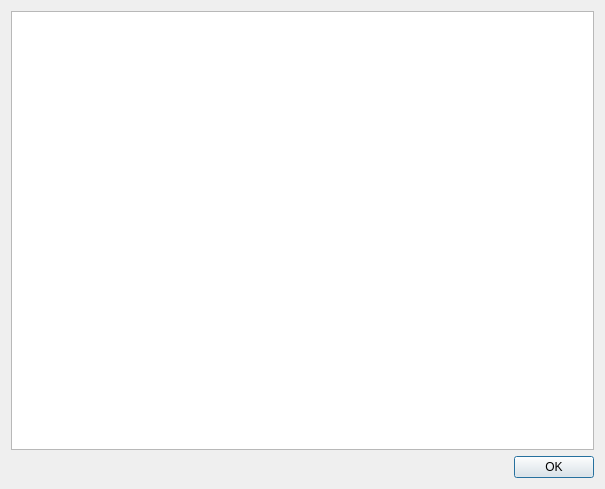
<?xml version="1.0" encoding="UTF-8"?>
<ui version="4.0">
 <class>ErrorBox</class>
 <widget class="QDialog" name="ErrorBox">
  <property name="geometry">
   <rect>
    <x>0</x>
    <y>0</y>
    <width>605</width>
    <height>489</height>
   </rect>
  </property>
  <property name="minimumSize">
   <size>
    <width>400</width>
    <height>150</height>
   </size>
  </property>
  <property name="windowTitle">
   <string>Erebus</string>
  </property>
  <property name="windowIcon">
   <iconset resource="../client/erebus.qrc">
    <normaloff>:/images/logo32.png</normaloff>:/images/logo32.png</iconset>
  </property>
  <layout class="QVBoxLayout" name="dialogLayout" stretch="0,0,0">
   <item>
    <layout class="QVBoxLayout" name="verticalLayout"/>
   </item>
   <item>
    <widget class="QPlainTextEdit" name="textDetails">
     <property name="lineWrapMode">
      <enum>QPlainTextEdit::NoWrap</enum>
     </property>
     <property name="readOnly">
      <bool>true</bool>
     </property>
     <property name="plainText">
      <string notr="true"/>
     </property>
    </widget>
   </item>
   <item>
    <layout class="QHBoxLayout" name="dlgButtonsLayout">
     <item>
      <spacer name="horizontalSpacer">
       <property name="orientation">
        <enum>Qt::Horizontal</enum>
       </property>
       <property name="sizeHint" stdset="0">
        <size>
         <width>40</width>
         <height>20</height>
        </size>
       </property>
      </spacer>
     </item>
     <item>
      <widget class="QPushButton" name="buttonOk">
       <property name="text">
        <string>OK</string>
       </property>
       <property name="default">
        <bool>true</bool>
       </property>
      </widget>
     </item>
    </layout>
   </item>
  </layout>
 </widget>
 <resources>
  <include location="../client/erebus.qrc"/>
 </resources>
 <connections>
  <connection>
   <sender>buttonOk</sender>
   <signal>clicked()</signal>
   <receiver>ErrorBox</receiver>
   <slot>onOk()</slot>
   <hints>
    <hint type="sourcelabel">
     <x>271</x>
     <y>127</y>
    </hint>
    <hint type="destinationlabel">
     <x>199</x>
     <y>74</y>
    </hint>
   </hints>
  </connection>
 </connections>
 <slots>
  <slot>onOk()</slot>
  <slot>onCancel()</slot>
  <slot>onSsl()</slot>
  <slot>onBrowseRootCA()</slot>
 </slots>
</ui>
